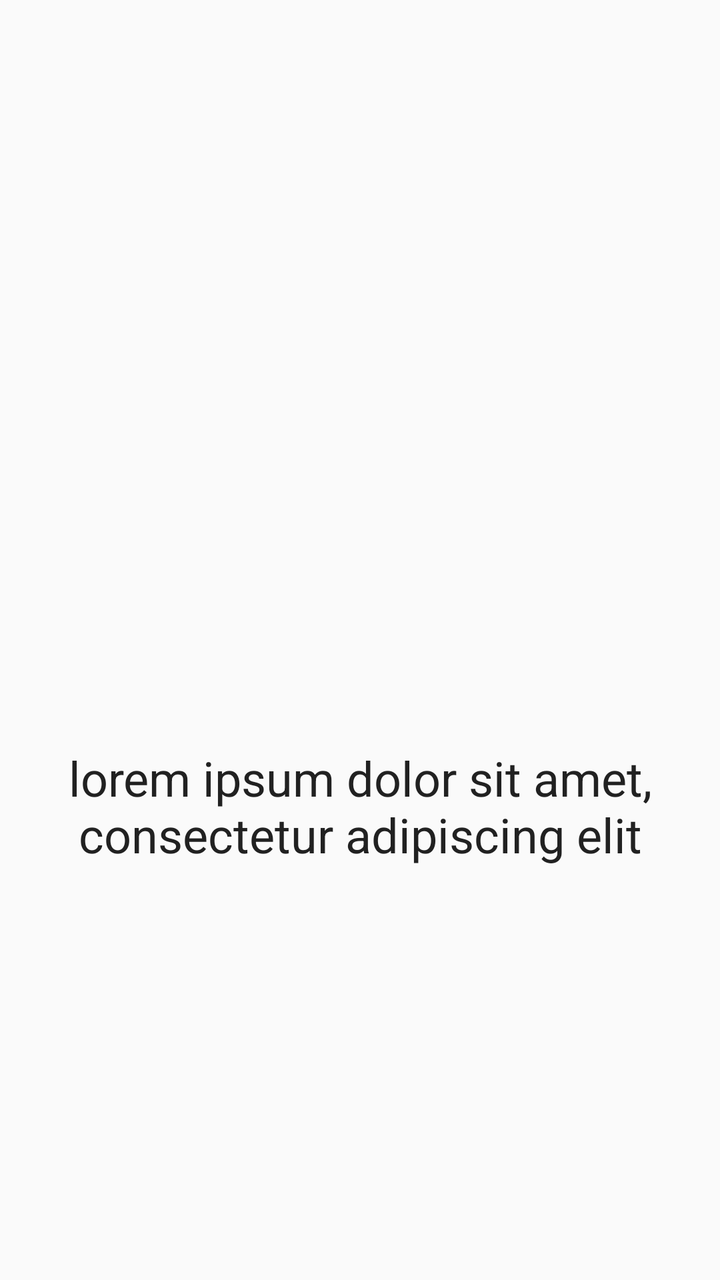
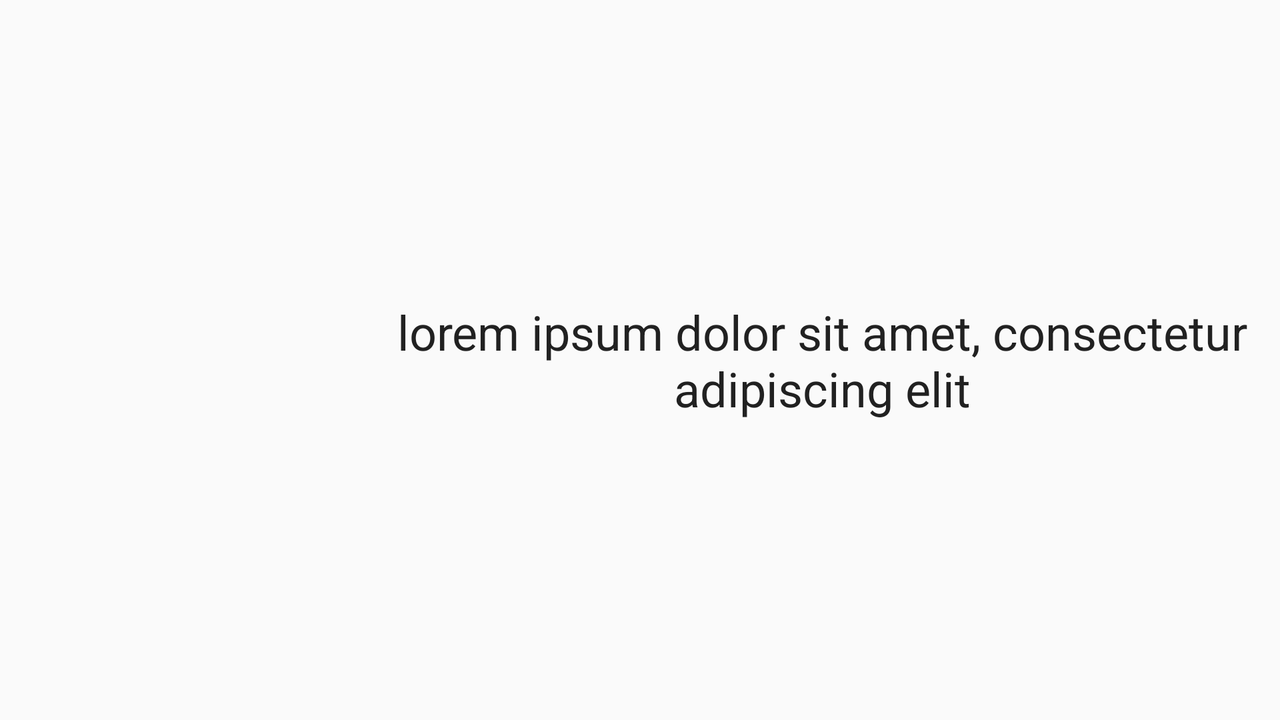

First picture: res/layout/ on a phone held upright. Second picture: the repository's own variant of that layout, on a device whose configuration matches the variant's folder. Source for both follows.
<!-- AndroidManifest.xml: application theme AppTheme -->
<!-- res/layout/fragment_2.xml -->
<?xml version="1.0" encoding="utf-8"?>
<LinearLayout xmlns:android="http://schemas.android.com/apk/res/android"
    xmlns:app="http://schemas.android.com/apk/res-auto"
    android:orientation="vertical" android:layout_width="match_parent"
    android:layout_height="match_parent"
    android:gravity="center">

    <ImageView
        android:layout_width="match_parent"
        android:layout_height="150dp"
        app:srcCompat="@drawable/ic_library"
        android:layout_marginBottom="@dimen/half_margin"
        android:layout_marginTop="@dimen/half_margin" />

    <TextView
        android:text="@string/description_second"
        android:layout_width="match_parent"
        android:layout_height="wrap_content"
        android:gravity="center"
        android:layout_marginBottom="@dimen/half_margin"
        android:layout_marginTop="@dimen/half_margin"
        android:textSize="24sp"
        android:textColor="?attr/android:textColorPrimary" />
</LinearLayout>
<!-- resources referenced by this layout -->
<resources>
  <dimen name="half_margin">8dp</dimen>
  <string name="description_second">lorem ipsum dolor sit amet, consectetur adipiscing elit</string>
  <style name="AppTheme" parent="Theme.AppCompat.Light.NoActionBar">
          
          <item name="colorPrimary">@color/colorPrimary</item>
          <item name="colorPrimaryDark">@color/colorPrimaryDark</item>
          <item name="colorAccent">@color/colorAccent</item>
          <item name="android:textColorPrimary">@color/textColorPrimary</item>
          <item name="android:textColorSecondary">@color/textColorSecondary</item>
      </style>
  <color name="colorPrimary">#CDDC39</color>
  <color name="colorPrimaryDark">#AFB42B</color>
  <color name="colorAccent">#FF9800</color>
  <color name="textColorPrimary">#212121</color>
  <color name="textColorSecondary">#757575</color>
</resources>
<!-- res/layout-land/fragment_2.xml (the author's variant of the layout above) -->
<!-- drawn on the phone turned sideways -->
<?xml version="1.0" encoding="utf-8"?>
<LinearLayout xmlns:android="http://schemas.android.com/apk/res/android"
    xmlns:app="http://schemas.android.com/apk/res-auto"
    android:orientation="horizontal" android:layout_width="match_parent"
    android:layout_height="match_parent"
    android:gravity="center">

    <ImageView
        android:layout_width="150dp"
        android:layout_height="@dimen/image_height"
        app:srcCompat="@drawable/ic_library"
        android:id="@+id/imageView"
        android:layout_marginBottom="@dimen/half_margin"
        android:layout_marginTop="@dimen/half_margin"
        android:layout_margin="@dimen/activity_horizontal_margin" />

    <TextView
        android:text="@string/description_second"
        android:layout_width="match_parent"
        android:layout_height="wrap_content"
        android:id="@+id/textView3"
        android:gravity="center"
        android:layout_marginBottom="@dimen/half_margin"
        android:layout_marginTop="@dimen/half_margin"
        android:textSize="24sp"
        android:textColor="?attr/android:textColorPrimary"
        android:layout_margin="@dimen/activity_horizontal_margin" />
</LinearLayout>
<!-- resources referenced by the variant -->
<!-- as the phone turned sideways resolves them -->
<resources>
  <dimen name="activity_horizontal_margin">16dp</dimen>
  <dimen name="half_margin">8dp</dimen>
  <dimen name="image_height">150dp</dimen>
  <string name="description_second">lorem ipsum dolor sit amet, consectetur adipiscing elit</string>
  <style name="AppTheme" parent="Theme.AppCompat.Light.NoActionBar">
          
          <item name="colorPrimary">@color/colorPrimary</item>
          <item name="colorPrimaryDark">@color/colorPrimaryDark</item>
          <item name="colorAccent">@color/colorAccent</item>
          <item name="android:textColorPrimary">@color/textColorPrimary</item>
          <item name="android:textColorSecondary">@color/textColorSecondary</item>
      </style>
  <color name="colorPrimary">#CDDC39</color>
  <color name="colorPrimaryDark">#AFB42B</color>
  <color name="colorAccent">#FF9800</color>
  <color name="textColorPrimary">#212121</color>
  <color name="textColorSecondary">#757575</color>
</resources>
